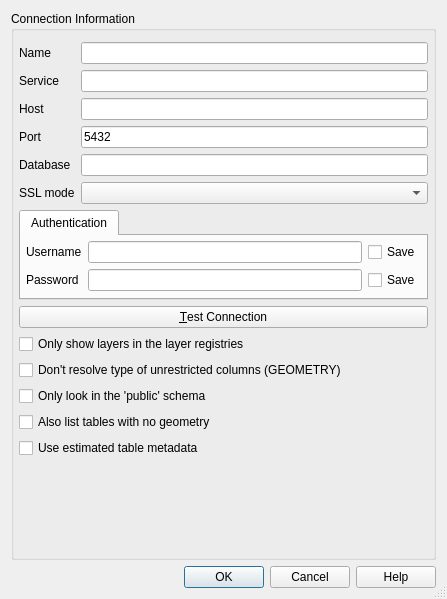
<?xml version="1.0" encoding="UTF-8"?>
<ui version="4.0">
 <class>QgsPgNewConnectionBase</class>
 <widget class="QDialog" name="QgsPgNewConnectionBase">
  <property name="geometry">
   <rect>
    <x>0</x>
    <y>0</y>
    <width>447</width>
    <height>599</height>
   </rect>
  </property>
  <property name="sizePolicy">
   <sizepolicy hsizetype="MinimumExpanding" vsizetype="MinimumExpanding">
    <horstretch>0</horstretch>
    <verstretch>0</verstretch>
   </sizepolicy>
  </property>
  <property name="windowTitle">
   <string>Create a New PostGIS connection</string>
  </property>
  <property name="sizeGripEnabled">
   <bool>true</bool>
  </property>
  <property name="modal">
   <bool>true</bool>
  </property>
  <layout class="QGridLayout" name="gridLayout3">
   <item row="1" column="0">
    <widget class="QDialogButtonBox" name="buttonBox">
     <property name="standardButtons">
      <set>QDialogButtonBox::Cancel|QDialogButtonBox::Help|QDialogButtonBox::Ok</set>
     </property>
    </widget>
   </item>
   <item row="0" column="0">
    <widget class="QGroupBox" name="GroupBox1">
     <property name="title">
      <string>Connection Information</string>
     </property>
     <layout class="QGridLayout" name="gridLayout2">
      <property name="leftMargin">
       <number>5</number>
      </property>
      <property name="rightMargin">
       <number>5</number>
      </property>
      <property name="bottomMargin">
       <number>0</number>
      </property>
      <property name="horizontalSpacing">
       <number>5</number>
      </property>
      <item row="2" column="0">
       <widget class="QPushButton" name="btnConnect">
        <property name="text">
         <string>&amp;Test Connection</string>
        </property>
       </widget>
      </item>
      <item row="4" column="0">
       <widget class="QCheckBox" name="cb_dontResolveType">
        <property name="text">
         <string>Don't resolve type of unrestricted columns (GEOMETRY)</string>
        </property>
       </widget>
      </item>
      <item row="5" column="0">
       <widget class="QCheckBox" name="cb_publicSchemaOnly">
        <property name="toolTip">
         <string>Restrict the search to the public schema for spatial tables not in the geometry_columns table</string>
        </property>
        <property name="whatsThis">
         <string>When searching for spatial tables that are not in the geometry_columns tables, restrict the search to tables that are in the public schema (for some databases this can save lots of time)</string>
        </property>
        <property name="text">
         <string>Only look in the 'public' schema</string>
        </property>
       </widget>
      </item>
      <item row="8" column="0">
       <spacer name="verticalSpacer">
        <property name="orientation">
         <enum>Qt::Vertical</enum>
        </property>
        <property name="sizeHint" stdset="0">
         <size>
          <width>20</width>
          <height>0</height>
         </size>
        </property>
       </spacer>
      </item>
      <item row="6" column="0">
       <widget class="QCheckBox" name="cb_allowGeometrylessTables">
        <property name="text">
         <string>Also list tables with no geometry</string>
        </property>
        <property name="checked">
         <bool>false</bool>
        </property>
       </widget>
      </item>
      <item row="1" column="0">
       <widget class="QTabWidget" name="tabAuthentication">
        <property name="sizePolicy">
         <sizepolicy hsizetype="Expanding" vsizetype="Maximum">
          <horstretch>0</horstretch>
          <verstretch>0</verstretch>
         </sizepolicy>
        </property>
        <property name="currentIndex">
         <number>0</number>
        </property>
        <widget class="QWidget" name="tabBasic">
         <attribute name="title">
          <string>Authentication</string>
         </attribute>
         <layout class="QGridLayout" name="gridLayout">
          <property name="margin">
           <number>5</number>
          </property>
          <item row="0" column="0">
           <widget class="QLabel" name="TextLabel3">
            <property name="text">
             <string>Username</string>
            </property>
            <property name="buddy">
             <cstring>txtUsername</cstring>
            </property>
           </widget>
          </item>
          <item row="1" column="1">
           <widget class="QLineEdit" name="txtPassword">
            <property name="echoMode">
             <enum>QLineEdit::Password</enum>
            </property>
           </widget>
          </item>
          <item row="0" column="2">
           <widget class="QCheckBox" name="chkStoreUsername">
            <property name="text">
             <string>Save</string>
            </property>
           </widget>
          </item>
          <item row="1" column="0">
           <widget class="QLabel" name="TextLabel3_2">
            <property name="text">
             <string>Password</string>
            </property>
            <property name="buddy">
             <cstring>txtPassword</cstring>
            </property>
           </widget>
          </item>
          <item row="0" column="1">
           <widget class="QLineEdit" name="txtUsername"/>
          </item>
          <item row="1" column="2">
           <widget class="QCheckBox" name="chkStorePassword">
            <property name="text">
             <string>Save</string>
            </property>
           </widget>
          </item>
         </layout>
        </widget>
       </widget>
      </item>
      <item row="7" column="0">
       <widget class="QCheckBox" name="cb_useEstimatedMetadata">
        <property name="toolTip">
         <string>Use estimated table statistics for the layer metadata.</string>
        </property>
        <property name="whatsThis">
         <string>&lt;html&gt;
&lt;body&gt;
&lt;p&gt;When the layer is setup various metadata is required for the PostGIS table. This includes information such as the table row count, geometry type and spatial extents of the data in the geometry column. If the table contains a large number of rows determining this metadata is time consuming.&lt;/p&gt;
&lt;p&gt;By activating this option the following fast table metadata operations are done:&lt;/p&gt;
&lt;p&gt;1) Row count is determined from table statistics obtained from running the PostgreSQL table analyse function.&lt;/p&gt;
&lt;p&gt;2) Table extents are always determined with the estimated_extent PostGIS function even if a layer filter is applied.&lt;/p&gt;
&lt;p&gt;3) If the table geometry type is unknown and is not exclusively taken from the geometry_columns table, then it is determined from the first 100 non-null geometry rows in the table.&lt;/p&gt;
&lt;/body&gt;
&lt;/html&gt;</string>
        </property>
        <property name="text">
         <string>Use estimated table metadata</string>
        </property>
       </widget>
      </item>
      <item row="3" column="0">
       <widget class="QCheckBox" name="cb_geometryColumnsOnly">
        <property name="toolTip">
         <string>Restrict the displayed tables to those that are in the layer registries.</string>
        </property>
        <property name="whatsThis">
         <string>Restricts the displayed tables to those that are found in the layer registries (geometry_columns, geography_columns, topology.layer). This can speed up the initial display of spatial tables.</string>
        </property>
        <property name="text">
         <string>Only show layers in the layer registries</string>
        </property>
       </widget>
      </item>
      <item row="0" column="0">
       <layout class="QHBoxLayout">
        <item>
         <layout class="QVBoxLayout">
          <item>
           <widget class="QLabel" name="TextLabel1_2">
            <property name="text">
             <string>Name</string>
            </property>
            <property name="buddy">
             <cstring>txtName</cstring>
            </property>
           </widget>
          </item>
          <item>
           <widget class="QLabel" name="label">
            <property name="text">
             <string>Service</string>
            </property>
            <property name="buddy">
             <cstring>txtService</cstring>
            </property>
           </widget>
          </item>
          <item>
           <widget class="QLabel" name="TextLabel1">
            <property name="text">
             <string>Host</string>
            </property>
            <property name="buddy">
             <cstring>txtHost</cstring>
            </property>
           </widget>
          </item>
          <item>
           <widget class="QLabel" name="TextLabel2_2">
            <property name="text">
             <string>Port</string>
            </property>
            <property name="buddy">
             <cstring>txtPort</cstring>
            </property>
           </widget>
          </item>
          <item>
           <widget class="QLabel" name="TextLabel2">
            <property name="text">
             <string>Database</string>
            </property>
            <property name="buddy">
             <cstring>txtDatabase</cstring>
            </property>
           </widget>
          </item>
          <item>
           <widget class="QLabel" name="TextLabel3_3">
            <property name="text">
             <string>SSL mode</string>
            </property>
            <property name="buddy">
             <cstring>cbxSSLmode</cstring>
            </property>
           </widget>
          </item>
         </layout>
        </item>
        <item>
         <layout class="QVBoxLayout">
          <item>
           <widget class="QLineEdit" name="txtName">
            <property name="toolTip">
             <string>Name of the new connection</string>
            </property>
           </widget>
          </item>
          <item>
           <widget class="QLineEdit" name="txtService"/>
          </item>
          <item>
           <widget class="QLineEdit" name="txtHost"/>
          </item>
          <item>
           <widget class="QLineEdit" name="txtPort">
            <property name="text">
             <string>5432</string>
            </property>
           </widget>
          </item>
          <item>
           <widget class="QLineEdit" name="txtDatabase"/>
          </item>
          <item>
           <widget class="QComboBox" name="cbxSSLmode"/>
          </item>
         </layout>
        </item>
       </layout>
      </item>
     </layout>
    </widget>
   </item>
  </layout>
 </widget>
 <layoutdefault spacing="6" margin="11"/>
 <tabstops>
  <tabstop>txtName</tabstop>
  <tabstop>txtService</tabstop>
  <tabstop>txtHost</tabstop>
  <tabstop>txtPort</tabstop>
  <tabstop>txtDatabase</tabstop>
  <tabstop>cbxSSLmode</tabstop>
  <tabstop>tabAuthentication</tabstop>
  <tabstop>txtUsername</tabstop>
  <tabstop>chkStoreUsername</tabstop>
  <tabstop>txtPassword</tabstop>
  <tabstop>chkStorePassword</tabstop>
  <tabstop>btnConnect</tabstop>
  <tabstop>cb_geometryColumnsOnly</tabstop>
  <tabstop>cb_dontResolveType</tabstop>
  <tabstop>cb_publicSchemaOnly</tabstop>
  <tabstop>cb_allowGeometrylessTables</tabstop>
  <tabstop>cb_useEstimatedMetadata</tabstop>
 </tabstops>
 <resources/>
 <connections>
  <connection>
   <sender>buttonBox</sender>
   <signal>rejected()</signal>
   <receiver>QgsPgNewConnectionBase</receiver>
   <slot>reject()</slot>
   <hints>
    <hint type="sourcelabel">
     <x>313</x>
     <y>501</y>
    </hint>
    <hint type="destinationlabel">
     <x>451</x>
     <y>312</y>
    </hint>
   </hints>
  </connection>
  <connection>
   <sender>buttonBox</sender>
   <signal>accepted()</signal>
   <receiver>QgsPgNewConnectionBase</receiver>
   <slot>accept()</slot>
   <hints>
    <hint type="sourcelabel">
     <x>395</x>
     <y>501</y>
    </hint>
    <hint type="destinationlabel">
     <x>450</x>
     <y>287</y>
    </hint>
   </hints>
  </connection>
 </connections>
</ui>
